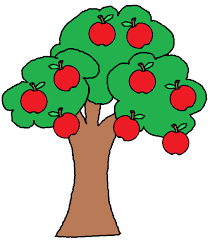
#> input picture apple_tree.jpg, 210 x 241 px
$ python apple_counter.py
#> lines starting #> are read from the running program, lines starting #| are printed output that depends on the picture; after the words box and inside, x2 and y2 are one past the last pixel; in counts of white or black regions, pixels touching at a corner belong together
import cv2
import numpy as np

image = cv2.imread("apple_tree.jpg")
#> image is the input picture: shape (241, 210, 3); mean B, G, R 165.3, 192.1, 180.8
if image is None:
    print("ERROR: Image not found!")
    exit()

output = image.copy()
hsv = cv2.cvtColor(image, cv2.COLOR_BGR2HSV)
#> hsv: shape (241, 210, 3); mean H, S, V 33.8, 84.9, 214.9
lower_red1 = np.array([0, 120, 70])
upper_red1 = np.array([10, 255, 255])
lower_red2 = np.array([170, 120, 70])
upper_red2 = np.array([180, 255, 255])
mask1 = cv2.inRange(hsv, lower_red1, upper_red1)
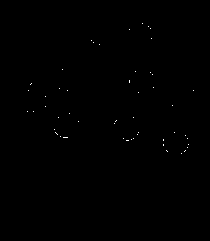
#> mask1: shape (241, 210); 0.13% white in thin lines or dots, all inside (x1, y1, x2, y2) = (27, 23, 194, 154)
mask2 = cv2.inRange(hsv, lower_red2, upper_red2)
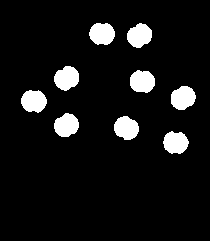
#> mask2: shape (241, 210); 8.1% white; 9 white regions, largest, box (x1, y1, x2, y2) and area: (54, 66, 79, 91) 463, (171, 86, 196, 110) 459, (21, 90, 47, 113) 458
mask = mask1 + mask2
#> mask: shape (241, 210); 8.2% white; 11 white regions (2 under 20 px), largest, box (x1, y1, x2, y2) and area: (54, 66, 79, 91) 466, (129, 70, 155, 93) 465, (54, 113, 79, 138) 464
mask = cv2.GaussianBlur(mask, (9, 9), 2)
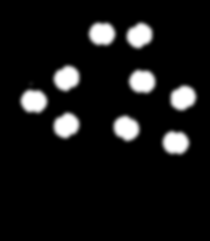
#> mask: shape (241, 210); min 0, max 255, mean 21

circles = cv2.HoughCircles(mask, cv2.HOUGH_GRADIENT, dp=1.2, minDist=20,
                           param1=50, param2=30, minRadius=5, maxRadius=50)
#> circles = [[65.4, 125.4, 11.84], [65.4, 78.6, 11.24], [100.2, 33, 11], [33, 100.2, 11.84], [127.8, 129, 11], [142.2, 82.2, 11.96], [173.4, 142.2, 11.24], [139.8, 34.2, 10.88], [180.6, 97.8, 10.64]]

count = 0
if circles is not None:
    circles = np.uint16(np.around(circles))
#> circles = [[65, 125, 12], [65, 79, 11], [100, 33, 11], [33, 100, 12], [128, 129, 11], [142, 82, 12], [173, 142, 11], [140, 34, 11], [181, 98, 11]]
    count = len(circles[0, :])
#> count = 9
    for i in circles[0, :]:
        cv2.circle(output, (i[0], i[1]), i[2], (0, 255, 0), 2)
        cv2.circle(output, (i[0], i[1]), 2, (0, 0, 255), 3)
#> this loop made 9 passes
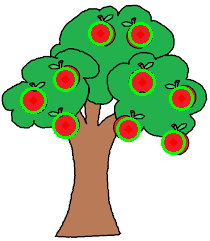
#> output: shape (241, 210, 3); 4.48% of pixels changed, all inside (x1, y1, x2, y2) = (20, 21, 194, 155)

print("Number of apples:", count)
#| Number of apples: 9
cv2.imshow("Apples Detected", output)
cv2.waitKey(0)
cv2.destroyAllWindows()
